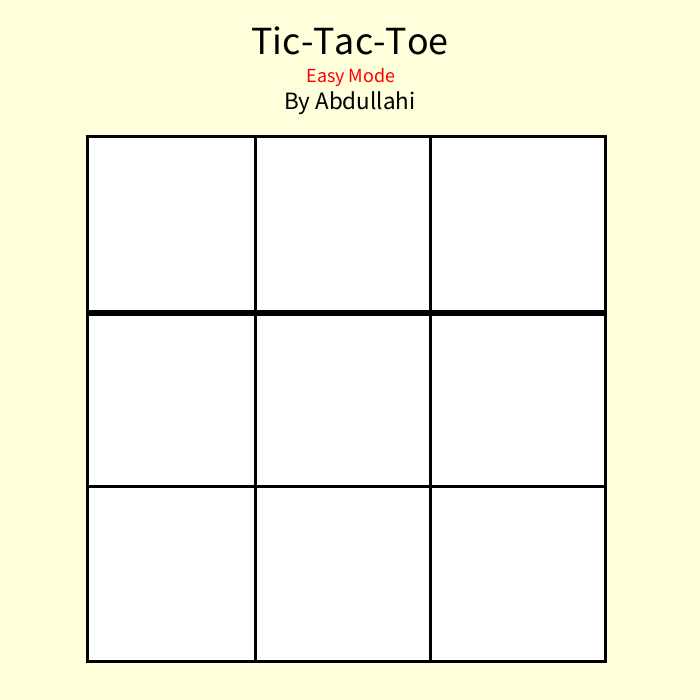
Frame 1 (no input)
Frame 60 (the mouse pressed at the canvas centre just before this capture): identical to frame 1, image omitted
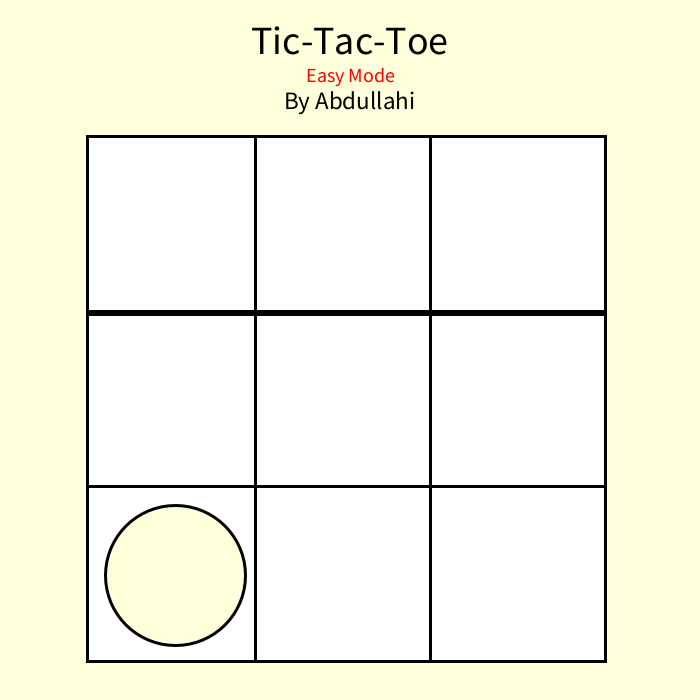
Frame 120 (the mouse held since frame 60 and released just before this capture)

The Processing sketch that drew these frames (run headless with seeded random() and noise(); from frame 60 on, the mouse is pressed at the canvas centre):

// Processing sketch: Tictactoe
// ── Tictactoe.pde
boolean crossTurn, aiTurn, mouseReleased, tied, aiTurnTimer, gameIsLive ;//use to control the program's flow goes true or false
int howmany; //Total count of crosses/circles
int time, finalTime, boxSize, fps = 12; //Delays AI
EachBox [] eachbox;
float c, radius; 

void setup() {
  size(700, 700);
  fps = 30;
  frameRate(fps);//Specifies the number of frames to be displayed every second
                  // I will figure out why it is 30 fps later.

  
  textAlign(CENTER, CENTER);//Sets the current alignment for drawing text to center
  ellipseMode(RADIUS);//Set the first two parameters of ellipse() as the shape's center point, but uses the third and fourth parameters to specify half of the shapes's width and height.
  strokeWeight(3);

  setup2();
}

void setup2 () {
  stroke(0);//color of stroke set to black
  //Reset the variables and check it everytime when game start
  gameIsLive = true;
  crossTurn = true;
  aiTurnTimer = false;
  aiTurn = false;
  tied = false;
  time = 0;//set the time to zero
  howmany = 0;//set the total count of crosses/circles to zero
  boxSize = round(min(width, height)/4);
  radius = boxSize/2.5;
  c = 0;

  //Clean up background
  background(555, 333, 220);
  eachbox = new EachBox[9];

   for (int i = 0; i < 9; i ++) {
    eachbox[i] = new EachBox(i);
    eachbox[i].drawBoard();
  }//index refers the number of boxes
  textAtTop();//a procedure lead to line 93
}

//Separate input/setup from what needs to be drawn constantly
void draw() {
  checkIfGameOver();
  
  //Delays AI's turn when it is Ai's turn
  if (aiTurnTimer && gameIsLive) {
    aiDelay();
  }

  //checkFrameRate();
}


void checkFrameRate() {
  noStroke();
  rectCreator(color(150, 225, 220), 100, 50, 80, 30);
  stroke(0);
  textCreator(15, color(0), "Lag: " + round(100-100*(frameRate)/fps) + " %", 100, 50);
}//check frame rate lag to make sure it work

void mousePressed() {

  
  mouseReleased = true;

  for (int i = 0; i < 9; i ++) {
    if (boxIsEmpty(i) && crossTurn && eachbox[i].isUserHoveringOverBox() && mouseReleased && gameIsLive) {
      eachbox[i].drawCross();//if the box is empty and the player plays,and game is live. leave a cross there
      mouseReleased = false;
    }
  }
}

void mouseReleased() {
  mouseReleased = false;//when mouse released, confirm the movenment player made
}

void textAtTop() {
  textCreator(40, color(0), "Tic-Tac-Toe", width/2, 40);
  textCreator(20, color(255, 0, 0), "Easy Mode", width/2, 75);
  textCreator(25, color(0), "By Abdullahi", width/2, 100);
}//Text Part

void textCreator(int ts, color c, String s, float x, float y) {
  textSize(ts);
  fill(c);
  text(s, x, y);
}

void rectCreator(color c, float x, float y, float w, float h) {
  fill(c);
  rect(x, y, w, h);
}//They use default values to textCreator/textCreator

void moveTo(int a) {
  eachbox[a].drawCircle();
  aiTurn = false;//Put a circle in this position
}

void startCorner() {
  int r = round(random(3));//Random a float number between 0-3(includ decimal), then round it to an interger(0 and 3 are 1/6, 1 and 2 are 1/3)
  int a = 0;//set the variable to 0
  if (r == 0) a = 0;
  else if (r == 1) a = 2;
  else if (r == 2) a = 6;
  else a = 8;// when r =3, a= 8
  //When player start at center,randomly decides a corner to start from, and put a circle in that position.
  eachbox[a].drawCircle();
  aiTurn = false;
}

void aiFirstMove() {
  if (K1(4)) startCorner();
  else moveTo(6);
   //Take the center if player didnt make their first move on it (K1 represent the player's first move)
}

void aiMoves() {
   //Attack movies corresponding  to the player's action (Only Run Once When AI have chance to make threaten)
  if (K2(1, 2, 0)) moveTo(0);
  else if (K2(0, 2, 1)) moveTo(1);
  else if (K2(4, 5, 3)) moveTo(3);
  else if (K2(6, 8, 7)) moveTo(7);
  //done with horizontal

  else if (K2(5, 8, 2)) moveTo(2);

  else if (K2(0, 6, 3)) moveTo(3);
  else if (K2(1, 7, 4)) moveTo(4);
  else if (K2(2, 8, 5)) moveTo(5);

  else if (K2(0, 3, 6)) moveTo(6);
  else if (K2(1, 4, 7)) moveTo(7);//not necessary cause player wont got chance to go center if they didnt make their first move on it
  else if (K2(2, 5, 8)) moveTo(8);
  //done with vertical
  else if (K2(6, 4, 2)) moveTo(2); //not necessary cause player wont got chance to go center if they didnt make their first move on it
  else if (K2(0, 8, 4)) moveTo(4); //not necessary cause AI will take it first move on center if it's possibe (Player didn't take it)
  else if (K2(0, 4, 8)) moveTo(8); //not necessary cause player wont got chance to go center if they didnt make their first move on it

  //Attack movies corresponding  to the player's action (Only run once when player already made threaten)
  else if (K3(0, 2, 1)) moveTo(1);
  else if (K3(4, 5, 3)) moveTo(3);
  else if (K3(3, 5, 4)) moveTo(4); //not necessary cause AI will take it first move on center if it's possibe (Player didn't take it)
  else if (K3(6, 7, 8)) moveTo(8);
  //done with horizontal
  else if (K3(3, 6, 0)) moveTo(0);
  else if (K3(5, 8, 2)) moveTo(2);

  else if (K3(0, 6, 3)) moveTo(3);
  else if (K3(1, 7, 4)) moveTo(4); //not necessary cause AI will take it first move on center if it's possibe (Player didn't take it)
  else if (K3(0, 3, 6)) moveTo(6);
  else if (K3(2, 5, 8)) moveTo(8);
  //done with vertical
  else if (K3(4, 6, 2)) moveTo(2);
  else if (K3(0, 8, 4)) moveTo(4); //not necessary cause AI will take it first move on center if it's possibe (Player didn't take it)
  else if (K3(2, 4, 6)) moveTo(6); //not necessary cause player wont got chance to go center if they didnt make their first move on it
  else if (K3(0, 4, 8)) moveTo(8); //not necessary cause player wont got chance to go center if they didnt make their first move on it

  //defending strategy (thinking 2 steps ahead to avoid the double threaten)
  //Set 1
  else if (K3(1, 3, 0)) moveTo(0);
  else if (K3(5, 7, 8)) moveTo(8);

  //Set 2
  else if (K3(3, 8, 7)) moveTo(7); //3,8--> 7
  else if (K3(5, 6, 7)) moveTo(7);//6,5--> 7
 
  else if (K3(0, 7, 3)) moveTo(3); //2,7--> 3
  else if (K3(1, 6, 3)) moveTo(3);//1,8--> 3
  else if (K3(2, 3, 1)) moveTo(1);//2,3-->1

  //Set 3
  
  else if (K3(4, 8, 2)) moveTo(2);//0,5-->1
 
  //random
  //Set 4 when the player take their first two step at corner take random action
  else if (K1(2) && K1(6)) randomAction(); //2, 6
  else if (K1(0) && K1(8)) randomAction(); //0, 8

  //If no threat or attacking opportunity, play in random position
  else while (true) {
    int i = round(random(8));
    if (boxIsEmpty(i) && i != 1) {
      moveTo(i);//work same with line 115. But here it could be any random number between 0-8 but 1(figure why is 1 later)
      break;//end the execution of while
    }
  }
}

void randomAction() {
  //It randomly puts you in CORRECT positions
  while (true) {
    int i = round(random(1, 4))*2 - 1;//possibilities: 1, 3, 5, 7
    //These are four same probability actions which connect the front code(Start at line 215) 
    if (boxIsEmpty(i)) {
      moveTo(i);
      break;
    }
  }
}

void checkHowMany () {
  //If all the boxes are filled up, we have tied
  if (howmany == 9) tied = true;
}


//Create the game over menu
void gameOver(String message) {
  gameIsLive = false;// create variable message which represent the result of game 
  if (c < 200) c += 120/(fps+1);//float c = Game over menu's color and delay increment (add 120/(30+1) everytime until reach 200)
  stroke(0, c);
  rectCreator(color(444, 555, 150), width/2, height/2 + 50, width-100, 200);
  textCreator(round(95*min(width, height)/800), color(255, 11, 444), message, width/2, height/2);//message should only be lose or tied if the code working
  rect(width*3/6, height/2 + 100, 100, 50);
  textCreator(round(25*min(width, height)/800), color(555, 333, 220), "RESTART", width*3/6, height/2+100);

  stroke(0);
  if (overRect(width*3/6, height/2+100, 100, 50) && mouseReleased) {
    mouseReleased = false;
    //when player click restart, reset all variables and clear background
    setup();

  }//when player click save, auto save the  screenshot of this particular game to folder
}
void switchTurns() {
  //Player's turn

  howmany ++; 
  if (howmany % 2 == 1 && gameIsLive) {
    crossTurn = false;
    aiTurnTimer = true;
  }//because player always play first so every time when howmany % 2 == 1 it will be player's turn
}

void aiDelay() {
  //Delay the AI's move to let player hae time to make move
  finalTime = (int)frameRate;
  if (time < finalTime) time++;//increase time by 1 which is AI's delay time
  //When the time comes, play it once
  else {
    aiTurnTimer = false;
    aiTurn = true;

    if (howmany == 1) aiFirstMove();//when how many =1, it's player's move
    else aiMoves();

    time = 0;//set time back to zero
    
    aiTurn = false;
    crossTurn = true;//cross turn = player turn
  }
}

//Check if user's mouse is hovering over a rectangle (boolean is use to check the value true or not)
boolean overRect(float x, float y, float w, float h) {
  return (mouseX >= x-w/2 && mouseX <= x+w/2 && mouseY >= y-h/2 && mouseY <= y+h/2);
}//represent: x-cordinate, y-cordinate, width, height

//Check if a box is empty
boolean boxIsEmpty(int a) {
  return (!eachbox[a].crossed && !eachbox[a].circled);
}//used to indicate the value to return from a function

//Check if a box is full
boolean boxFull(int a) {
  return (eachbox[a].crossed || eachbox[a].circled);
}

//Check if a circle occupies the box
boolean K4(int a) {
  return (eachbox[a].circled);
}

//Check if a cross occupies the box
boolean K1(int a) { //K1
  return (eachbox[a].crossed);
}

//Check if the computer won
boolean Op(int a, int b, int c) {
  if (K4(a) && K4(b) && K4(c)) {
    drawLines(a, c);
    return true;
  } else return false;
}//xp represent player's move and op represent AI

//Check if the user miraculously wins
boolean Xp(int a, int b, int c) {
  if (K1(a) && K1(b) && K1(c)) {
    drawLines(a, c); //Draw a line to show the winning positions
    return true;
  } else return false;
}

boolean K2(int a, int b, int c) { //check circle position
  return (K4(a) && K4(b) && boxIsEmpty(c));
}
boolean K3(int a, int b, int c) { //check circle position
  return (K1(a) && K1(b) && boxIsEmpty(c));
}

void drawLines(int a, int c) {
  line(eachbox[a].x, eachbox[a].y, eachbox[c].x, eachbox[c].y);
}//the function for draw lines

boolean circleWins() {
  if (Op(0, 1, 2)) return true;
  else if (Op(3, 4, 5)) return true;
  else if (Op(6, 7, 8)) return true;
  else if (Op(0, 3, 6)) return true;
  else if (Op(1, 4, 7)) return true;
  else if (Op(2, 5, 8)) return true;
  else if (Op(0, 4, 8)) return true;
  else if (Op(2, 4, 6)) return true;
  else return false;
}

boolean crossWins() {
  if (Xp(0, 1, 2)) return true;
  else if (Xp(3, 4, 5)) return true;
  else if (Xp(6, 7, 8)) return true;
  else if (Xp(0, 3, 6)) return true;
  else if (Xp(1, 4, 7)) return true;
  else if (Xp(2, 5, 8)) return true;
  else if (Xp(0, 4, 8)) return true;
  else if (Xp(2, 4, 6)) return true;
  else return false;
}
//Above codes are all the postive pattern of win
class EachBox {
  int n; //number of this box
  int x, y; //position of box
  boolean crossed, circled;
// represent all the function Eachbox do for the program
  EachBox(int num) {
    rectMode(CENTER);
    n = num;
    num ++;

    setBoxSize(num, round(num/3f - 0.6));
  }//num variable use to determine the exactly size of box. Dont know what 3f represent yet)

  void setBoxSize(int num, float a) {
    x = round(boxSize * (num-a*3));
    y = round(height/2+50 - boxSize + boxSize*a);
  }


  
void drawBoard() {
   
//    rectCreator(color(255, 255, 220), x, y, boxSize, boxSize);
rect(width*1.25/5, height*1.6/5, width*1/4, height*2.5/10);//game board 1
  rect(width*2.45/5, height*1.6/5, width*1/4, height*2.5/10);//game board 2
  rect(width*3.7/5, height*1.6/5, width*1/4, height*2.5/10);//game board 3
  
  //column 2
  rect(width*1.25/5, height*2.87/5, width*1/4, height*2.5/10);//game board 4
  rect(width*2.45/5, height*2.87/5, width*1/4, height*2.5/10);//game board 5
  rect(width*3.7/5, height*2.87/5, width*1/4, height*2.5/10);//game board 6
  
  //column 3
    rect(width*1.25/5, height*4.1/5, width*1/4, height*2.5/10);//game board 7
    rect(width*2.45/5, height*4.1/5, width*1/4, height*2.5/10);//game board 8
    rect(width*3.7/5, height*4.1/5, width*1/4, height*2.5/10);//game board 9
}
//determine the background and draw the board
  void drawCross() {
    crossed = true; //mark this box as a cross then switch turn to AI
    switchTurns();

    if (howmany == 9) tied = true;

    line(x-radius, y-radius, x+radius, y+radius);
    line(x-radius, y+radius, x+radius, y-radius);//cross code
  }

  void drawCircle() {
    circled = true; //mark this box as a circle and draw one there
    switchTurns();

    if (howmany == 9) tied = true;
    fill(255, 255, 220);
    ellipse(x, y, radius, radius);//circle code
  }

  boolean isUserHoveringOverBox() {
    return overRect(x, y, boxSize, boxSize);
  }
}
void checkIfGameOver() {
  if (circleWins()) {
    gameOver("YOU LOSE");
  } else if (crossWins()) {
    gameOver("YOU WIN");
  } else if (tied) {
    gameOver("TIED");
  } //connect the String message (line 259)
}
